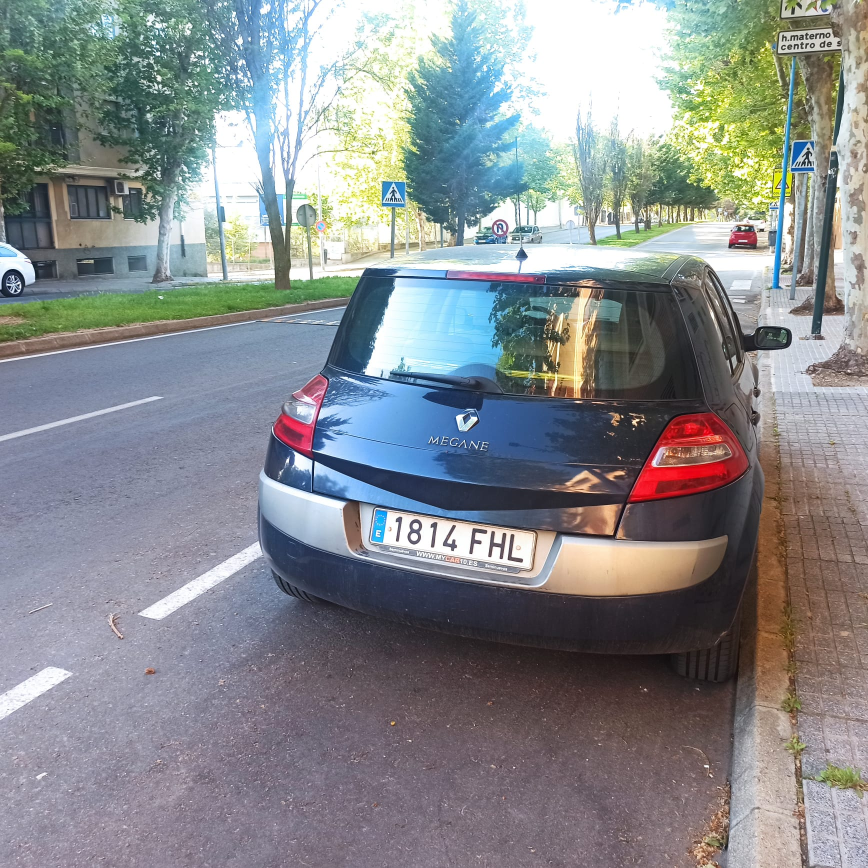
#> input picture DatasetValidacion/1.jpg, 1736 x 1736 px (shown at 1/2 size)
$ python -i SplitLabel.py   (imports and definitions only)
#> lines starting #> are read from the running program, lines starting #| are printed output that depends on the picture; after the words box and inside, x2 and y2 are one past the last pixel; in counts of white or black regions, pixels touching at a corner belong together; long printed decimals are rounded
#> further down, picture is the input picture: shape (1736, 1736, 3); mean B, G, R 142.3, 139.8, 136


from distutils.archive_util import make_archive
from os import wait
from time import sleep
import cv2
import sys
import numpy as np
import matplotlib.pyplot as plt
import functools

def Split(src):
    h, w, c = src.shape


    #src = np.uint8(np.clip((255/src.max() * src ), 0, 255))

    cv2.imwrite('Matricula.png',src)

    scale = np.average(src)/128
#> scale = 1.09
    print(scale)
#| 1.089

    blurred = cv2.medianBlur(src, 5)

    for i in range(0,10):

        characters = []

        OnlyBlack = cv2.inRange(blurred,(0,0,0),(pow(scale,2)*100+(15*i),pow(scale,2)*100+(15*i),pow(scale,2)*100+(15*i)))

        cv2.imwrite('OnlyBlack.png',OnlyBlack)

        _, labels = cv2.connectedComponents(OnlyBlack)
        mask = np.zeros(OnlyBlack.shape, dtype="uint8")

        # Set lower bound and upper bound criteria for characters
        total_pixels = src.shape[0] * src.shape[1]
        lower = total_pixels // 260 # heuristic param, can be fine tuned if necessary
        upper = total_pixels // 20 # heuristic param, can be fine tuned if necessary

        # Loop over the unique components
        for (i, label) in enumerate(np.unique(labels)):
            # If this is the background label, ignore it
            if label == 0:
                continue

            # Otherwise, construct the label mask to display only connected component
            # for the current label
            labelMask = np.zeros(OnlyBlack.shape, dtype="uint8")
            labelMask[labels == label] = 255

            numPixels = cv2.countNonZero(labelMask)

            # If the number of pixels in the component is between lower bound and upper bound,
            # add it to our mask
            if numPixels > lower and numPixels < upper:
                mask = cv2.add(mask, labelMask)

        # Find contours and get bounding box for each contour
        cnts, _ = cv2.findContours(mask.copy(), cv2.RETR_EXTERNAL, cv2.CHAIN_APPROX_SIMPLE)
        boundingBoxes = [cv2.boundingRect(c) for c in cnts]

        # Sort the bounding boxes from left to right, top to bottom
        # sort by Y first, and then sort by X if Ys are similar
        def compare(rect1, rect2):
            if abs(rect1[1] - rect2[1]) > 10:
                return rect1[1] - rect2[1]
            else:
                return rect1[0] - rect2[0]

        boundingBoxes = sorted(boundingBoxes, key=functools.cmp_to_key(compare) )
        print(boundingBoxes)
        print(src.shape)
        for rect in boundingBoxes:
            x,y,w,h = rect
            h_Ori, w_Ori, c_Ori = src.shape

            keepWidth = w >= w_Ori/30 and w <= w_Ori/8
            keepHeight = h >= h_Ori/5 and h <= h_Ori/1.2
            numPixels = cv2.countNonZero(mask[y:y+h, x:x+w])
            density = numPixels/(h*w)
            keepDensity = density >= 0.15 and density <= 0.8


            if keepHeight and keepWidth and keepDensity:
                crop = mask[y:y+h, x:x+w]
                characters.append((crop,x))

        cv2.imwrite('mask.png',mask)

        if(len(characters)>= 7):
            break
#> this loop made 10 passes
#> pass 1, in Split, `OnlyBlack = cv2.inRange(blurred,(0,0,0),(pow(scale,2)*100+(15*i),pow(s..`:
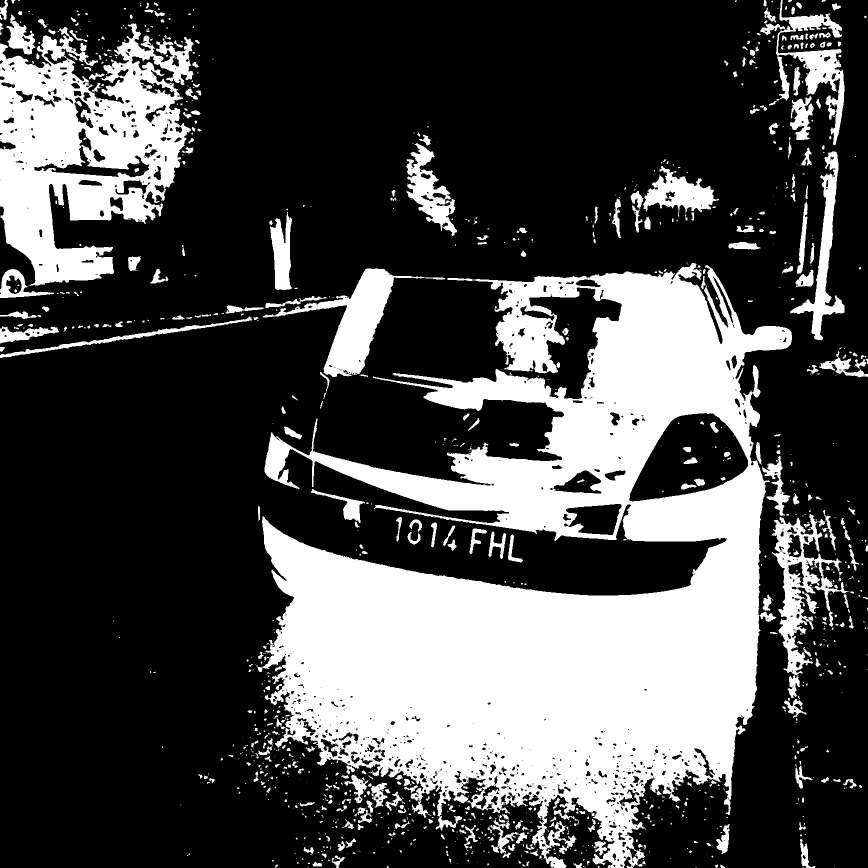
#> OnlyBlack: shape (1736, 1736) (shown at 1/2 size); 29.2% white; 1219 white regions (778 under 20 px), largest, box (x1, y1, x2, y2) and area: (524, 526, 1584, 1736) 631077, (0, 47, 387, 572) 112268, (525, 537, 890, 754) 17693
#> pass 1, in Split, `_, labels = cv2.connectedComponents(OnlyBlack)`:
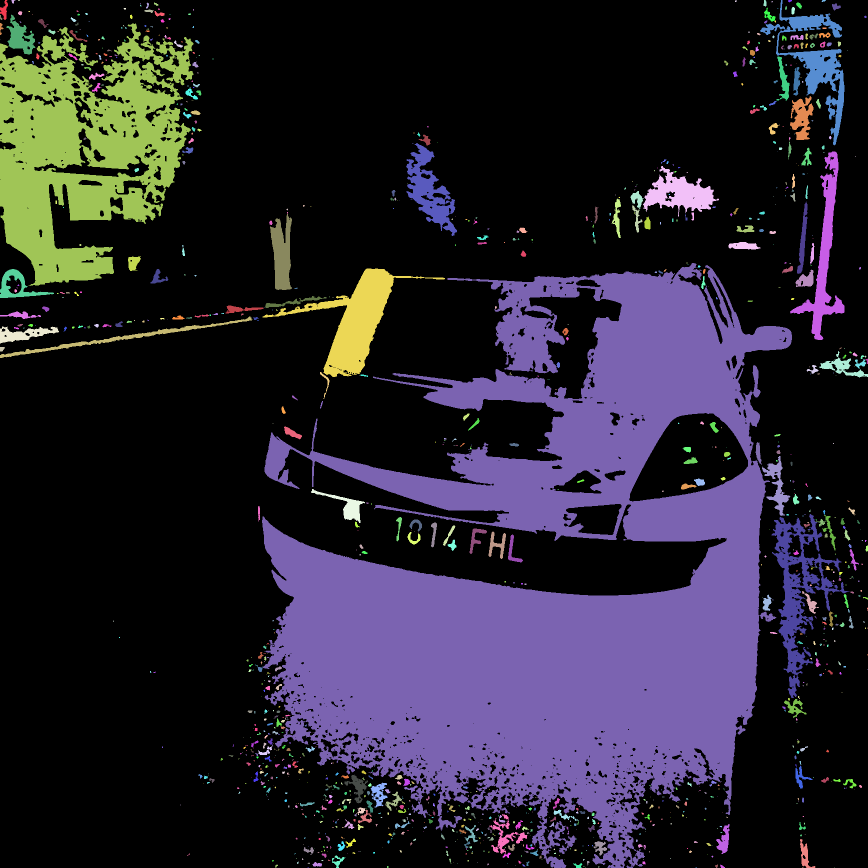
#> labels: shape (1736, 1736) int32 (shown at 1/2 size); 1220 distinct labels, from 0 to 1219; one colour per label, 0 black
#> pass 1, in Split, `cv2.imwrite('mask.png',mask)`:
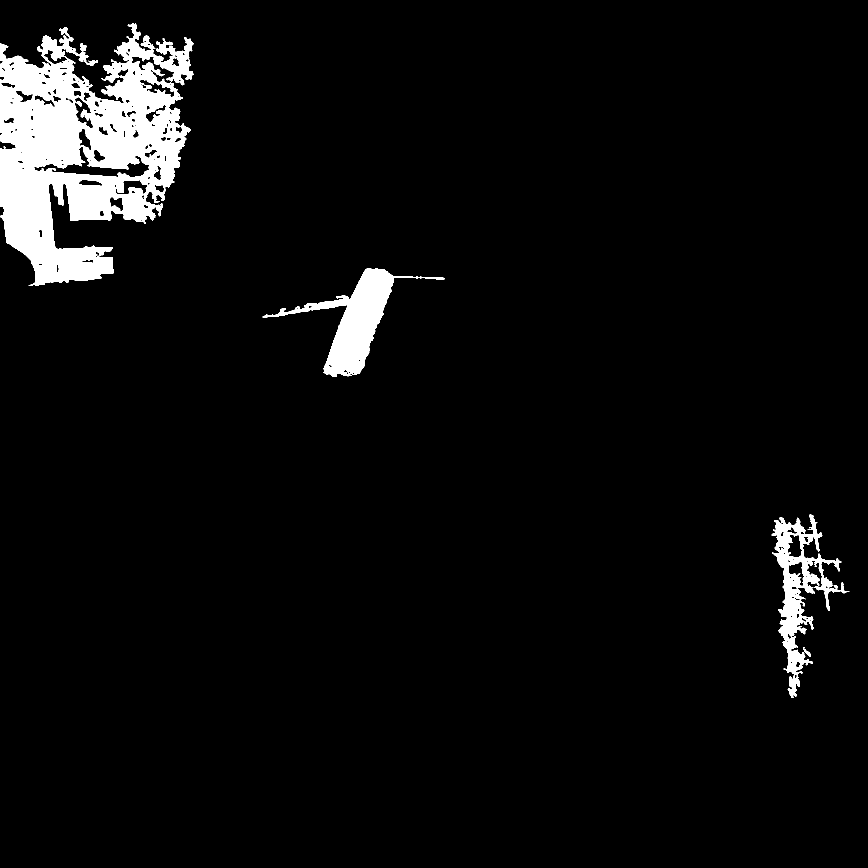
#> saved as mask.png: shape (1736, 1736) (shown at 1/2 size); 4.8% white; 3 white regions, box (x1, y1, x2, y2) and area: (0, 47, 387, 572) 112268, (525, 537, 890, 754) 17693, (1543, 1028, 1699, 1396) 14570
#> after the loop:
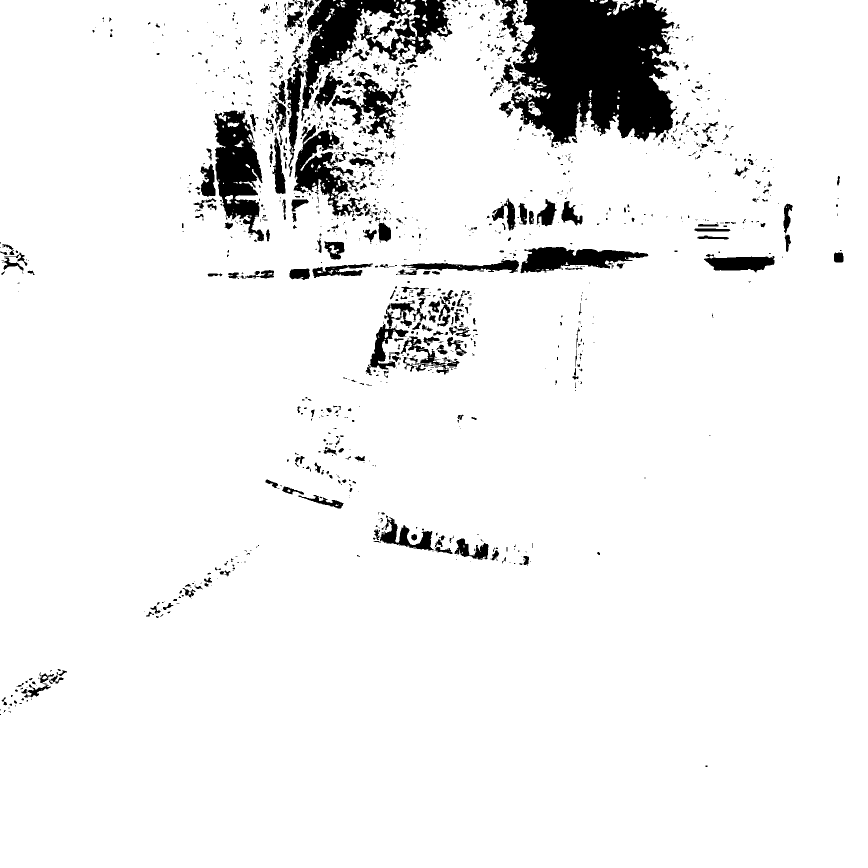
#> OnlyBlack: shape (1736, 1736) (shown at 1/2 size); 93.3% white; 1457 black regions (1075 under 20 px), largest, box (x1, y1, x2, y2) and area: (1005, 0, 1354, 295) 71915, (602, 0, 905, 242) 22488, (427, 221, 528, 483) 14610
#> after the loop:
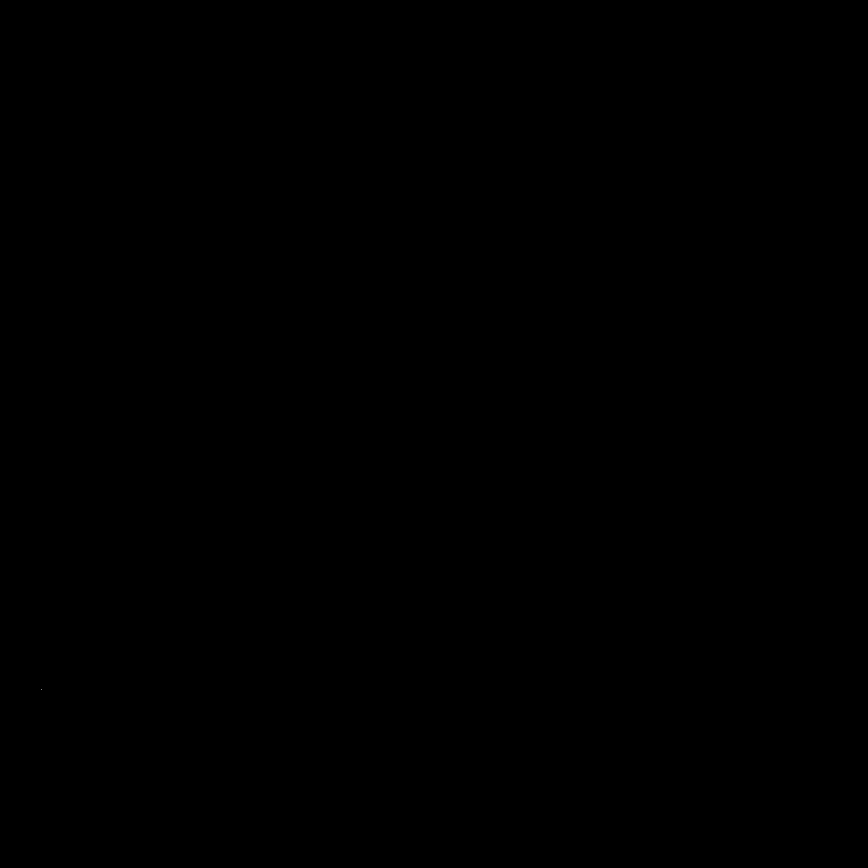
#> labelMask: shape (1736, 1736) (shown at 1/2 size); 0% white in thin lines or dots, all inside (x1, y1, x2, y2) = (82, 1378, 83, 1379)


    if(len(characters)==0):

        return []
    else:
        listcharac,_ = zip(*sorted(characters,key =lambda x : x[1]))
        return listcharac

>>> import cv2
>>> picture = cv2.imread('DatasetValidacion/1.jpg')
>>> result = Split(picture)
#> result = []
